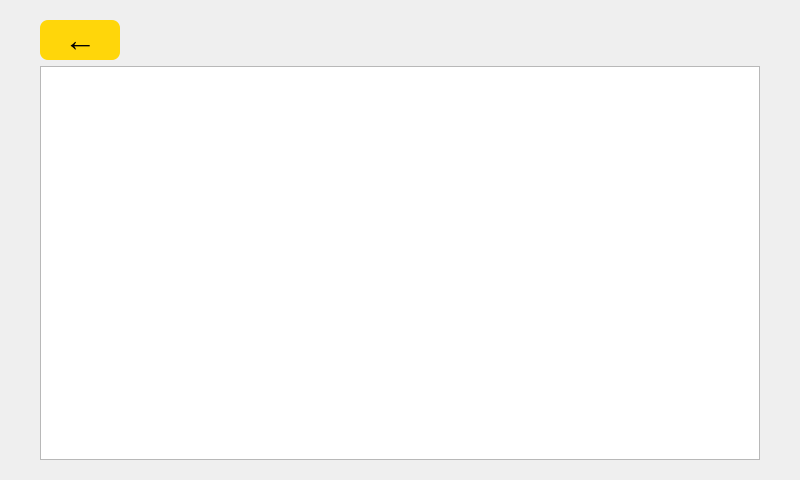
<?xml version="1.0" encoding="UTF-8"?>
<ui version="4.0">
 <class>HelpInfoScreen</class>
 <widget class="QWidget" name="HelpInfoScreen">
  <property name="geometry">
   <rect>
    <x>0</x>
    <y>0</y>
    <width>800</width>
    <height>480</height>
   </rect>
  </property>
  <layout class="QVBoxLayout" name="mainLayout">
   <property name="leftMargin">
    <number>40</number>
   </property>
   <property name="topMargin">
    <number>20</number>
   </property>
   <property name="rightMargin">
    <number>40</number>
   </property>
   <property name="bottomMargin">
    <number>20</number>
   </property>
   <item>
    <widget class="QPushButton" name="backButton">
     <property name="sizePolicy">
      <sizepolicy hsizetype="Fixed" vsizetype="Fixed">
       <horstretch>0</horstretch>
       <verstretch>0</verstretch>
      </sizepolicy>
     </property>
     <property name="minimumSize">
      <size>
       <width>80</width>
       <height>40</height>
      </size>
     </property>
     <property name="maximumSize">
      <size>
       <width>80</width>
       <height>40</height>
      </size>
     </property>
     <property name="styleSheet">
      <string notr="true">QPushButton#backButton { background-color: rgb(255, 214, 10); border-radius: 8px; font-size: 24pt; font-weight: bold; color: black; }</string>
     </property>
     <property name="text">
      <string>←</string>
     </property>
    </widget>
   </item>
   <item>
    <widget class="QPlainTextEdit" name="contentText">
     <property name="readOnly">
      <bool>true</bool>
     </property>
     <property name="plainText">
      <string/>
     </property>
    </widget>
   </item>
  </layout>
 </widget>
 <resources/>
 <connections/>
</ui>
